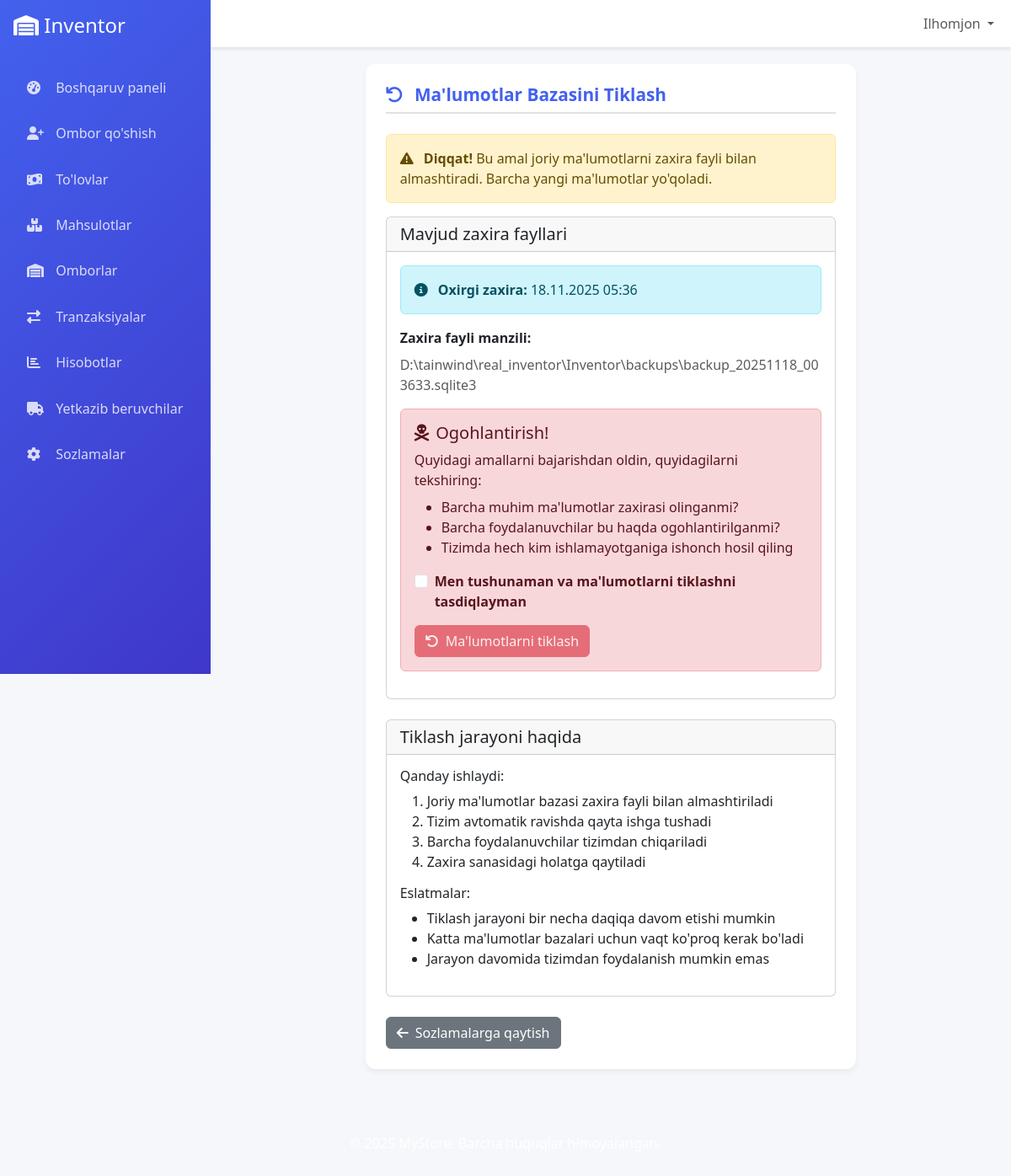
Page /inventor/settings/restore/ (signed in) on the committed database.
### inventor/models.py (models this page shows, shortened)
class Settings(models.Model):
    currency = models.CharField(max_length=10, default='UZS')
    backup_file = models.CharField(max_length=255, blank=True, null=True)
    last_backup = models.DateTimeField(null=True, blank=True)
    monthly_payment_amount = models.DecimalField(max_digits=10, decimal_places=2, default=300000)

### inventor/views.py (the view, shortened to what this page needs)
# urls.py: path('settings/restore/', views.restore_database, name='restore_database'),
@login_required
@admin_required
def restore_database(request):
    settings_obj = get_object_or_404(Settings, id=1)
    return render(request, 'inventor/restore_database.html', {'settings': settings_obj})

### templates/inventor/restore_database.html (shortened to what this page needs)
{% extends 'base.html' %}
{% block content %}
<div class="container-fluid">
    <div class="row justify-content-center">
        <div class="col-lg-8">
            <div class="table-container">
                <h2 class="section-title">
                    <i class="fas fa-undo me-2"></i>
                    Ma'lumotlar Bazasini Tiklash
                </h2>
                <div class="alert alert-warning">
                    <i class="fas fa-exclamation-triangle me-2"></i>
                    <strong>Diqqat!</strong> Bu amal joriy ma'lumotlarni zaxira fayli bilan almashtiradi.
                    Barcha yangi ma'lumotlar yo'qoladi.
                </div>
                <div class="card">
                    <div class="card-header">
                        <h5 class="card-title mb-0">Mavjud zaxira fayllari</h5>
                    </div>
                    <div class="card-body">
                        {% if settings.backup_file %}
                        <div class="alert alert-info">
                            <i class="fas fa-info-circle me-2"></i>
                            <strong>Oxirgi zaxira:</strong> {{ settings.last_backup|date:"d.m.Y H:i" }}
                        </div>
                        <div class="mb-3">
                            <label class="form-label fw-bold">Zaxira fayli manzili:</label>
                            <p class="text-muted">{{ settings.backup_file }}</p>
                        </div>
                        <form method="post">
                            <div class="alert alert-danger">
                                <h5><i class="fas fa-skull-crossbones me-2"></i>Ogohlantirish!</h5>
                                <p class="mb-2">Quyidagi amallarni bajarishdan oldin, quyidagilarni tekshiring:</p>
                                <ul class="mb-3">
                                    <li>Barcha muhim ma'lumotlar zaxirasi olinganmi?</li>
                                    <li>Barcha foydalanuvchilar bu haqda ogohlantirilganmi?</li>
                                    <li>Tizimda hech kim ishlamayotganiga ishonch hosil qiling</li>
                                </ul>
                                <div class="form-check mb-3">
                                    <input class="form-check-input" type="checkbox" id="confirm_restore" required>
                                    <label class="form-check-label fw-bold" for="confirm_restore">
                                        Men tushunaman va ma'lumotlarni tiklashni tasdiqlayman
                                    </label>
                                </div>
                                <button type="submit" class="btn btn-danger" id="restore_btn" disabled>
                                    <i class="fas fa-undo me-2"></i>Ma'lumotlarni tiklash
                                </button>
                            </div>
                        </form>
                        {% endif %}
                    </div>
                </div>
                <div class="card mt-4">
                    <div class="card-header">
                        <h5 class="card-title mb-0">Tiklash jarayoni haqida</h5>
                    </div>
                    <div class="card-body">
                        <h6>Qanday ishlaydi:</h6>
                        <ol>
                            <li>Joriy ma'lumotlar bazasi zaxira fayli bilan almashtiriladi</li>
                            <li>Tizim avtomatik ravishda qayta ishga tushadi</li>
                            <li>Barcha foydalanuvchilar tizimdan chiqariladi</li>
                            <li>Zaxira sanasidagi holatga qaytiladi</li>
                        </ol>
                        <h6>Eslatmalar:</h6>
                        <ul>
                            <li>Tiklash jarayoni bir necha daqiqa davom etishi mumkin</li>
                            <li>Katta ma'lumotlar bazalari uchun vaqt ko'proq kerak bo'ladi</li>
                            <li>Jarayon davomida tizimdan foydalanish mumkin emas</li>
                        </ul>
                    </div>
                </div>
                <div class="row mt-4">
                    <div class="col-12">
                        <a href="{% url 'inventor:settings_update' %}" class="btn btn-secondary">
                            <i class="fas fa-arrow-left me-2"></i>Sozlamalarga qaytish
                        </a>
                    </div>
                </div>
            </div>
        </div>
    </div>
</div>
{% endblock %}

### templates/includes/header.html (shortened to what this page needs)
<div class="sidebar">
    <div class="p-3">
        <h4 class="text-white mb-0">
            <i class="fas fa-warehouse"></i>
            <span class="sidebar-brand-text">Inventor</span>
        </h4>
    </div>
    <nav class="nav flex-column p-3">
        {% if user.is_authenticated %}
            {% if user.userrole.role == 'ADMIN' %}
                <a class="nav-link {% if request.resolver_match.url_name == 'admin_dashboard' %}active{% endif %}" href="{% url 'users:admin_dashboard' %}">
                    <i class="fas fa-tachometer-alt"></i>
                    <span>Boshqaruv paneli</span>
                </a>
                <a class="nav-link" href="{% url 'users:create_warehouse_manager' %}">
                    <i class="fas fa-user-plus"></i>
                    <span>Ombor qo'shish</span>
                </a>
                <a class="nav-link" href="{% url 'users:payment_management' %}">
                    <i class="fas fa-money-bill-wave"></i>
                    <span>To'lovlar</span>
                </a>
            {% elif user.userrole.role == 'SELLER' %}
                <a class="nav-link {% if request.resolver_match.url_name == 'seller_dashboard' %}active{% endif %}" href="{% url 'users:seller_dashboard' %}">
                    <i class="fas fa-tachometer-alt"></i>
                    <span>Dashboard</span>
                </a>
            {% endif %}
            <a class="nav-link" href="{% url 'products:product_list' %}">
                <i class="fas fa-boxes"></i>
                <span>Mahsulotlar</span>
            </a>
            {% if user.userrole.role == 'ADMIN' %}
            <a class="nav-link" href="{% url 'inventor:warehouse_list' %}">
                <i class="fas fa-warehouse"></i>
                <span>Omborlar</span>
            </a>
            {% endif %}
            <a class="nav-link" href="{% url 'inventor:transaction_history' %}">
                <i class="fas fa-exchange-alt"></i>
                <span>Tranzaksiyalar</span>
            </a>
            <a class="nav-link" href="{% url 'inventor:report_list' %}">
                <i class="fas fa-chart-bar"></i>
                <span>Hisobotlar</span>
            </a>
            {% if user.userrole.role == 'ADMIN' %}
                <a class="nav-link" href="{% url 'inventor:supplier_list' %}">
                    <i class="fas fa-truck"></i>
                    <span>Yetkazib beruvchilar</span>
                </a>
            {% endif %}
            {% if user.userrole.role == 'ADMIN' %}
                <a class="nav-link" href="{% url 'inventor:settings_update' %}">
                    <i class="fas fa-cog"></i>
                    <span>Sozlamalar</span>
                </a>
            {% endif %}
        {% endif %}
    </nav>
</div>
<nav class="navbar navbar-expand-lg navbar-custom">
    <div class="container-fluid">
        <div class="collapse navbar-collapse" id="navbarContent">
            <ul class="navbar-nav ms-auto mb-2 mb-lg-0">
                {% if user.is_authenticated %}
                    <li class="nav-item dropdown">
                        <a class="nav-link dropdown-toggle" href="#" id="navbarDropdown" role="button" data-bs-toggle="dropdown">
                            {{ user.username }}
                        </a>
                    </li>
                {% else %}
                    <li class="nav-item">
                        <a class="nav-link" href="{% url 'users:login' %}">Kirish</a>
                    </li>
                {% endif %}
            </ul>
        </div>
    </div>
</nav>

### templates/includes/head.html (style rules this page uses)
:root { --primary-color: #4361ee; --secondary-color: #3f37c9; --success-color: #4cc9f0; --info-color: #4895ef; --warning-color: #f72585; --light-bg: #f8f9fa; --dark-text: #212529; --border-color: #dee2e6; --sidebar-width: 250px; }
body { font-family: 'Segoe UI', Tahoma, Geneva, Verdana, sans-serif; background-color: #f5f7fb; color: var(--dark-text); }
.sidebar { background: linear-gradient(135deg, var(--primary-color), var(--secondary-color)); color: white; height: 100vh; position: fixed; width: var(--sidebar-width); transition: all 0.3s; z-index: 1000; }
.sidebar .nav-link { color: rgba(255, 255, 255, 0.8); padding: 0.75rem 1rem; margin: 0.2rem 0; border-radius: 8px; transition: all 0.3s; }
.sidebar .nav-link i { width: 20px; margin-right: 10px; }
.navbar-custom { background: white; box-shadow: 0 2px 4px rgba(0,0,0,0.1); margin-left: var(--sidebar-width); }
.table-container { background: white; border-radius: 12px; padding: 1.5rem; box-shadow: 0 4px 6px rgba(0, 0, 0, 0.05); margin-bottom: 2rem; }
.section-title { font-size: 1.3rem; font-weight: 600; margin-bottom: 1.5rem; padding-bottom: 0.5rem; border-bottom: 2px solid var(--border-color); color: var(--primary-color); }

### rows in the picture
Settings: last_backup "18.11.2025 05:36", backup_file "D:\\tainwind\\real_inventor\\Inventor\\backups\\backup_20251118_003633.sqlite3"

### other values in the picture
{{ user.username }} "Ilhomjon"
